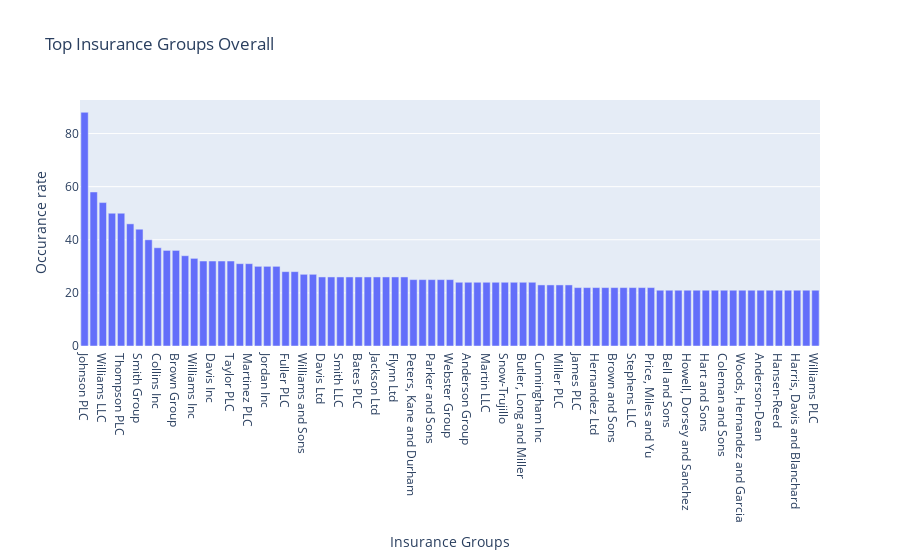

Notebook cell for this chart:
### Code cell
df = pd.read_csv('Professional_output_ex.csv')
top_groups = dict(df['GroupName'].value_counts())
top_groups = {k: v for k, v in top_groups.items() if v > 20}
px.bar(pd.DataFrame(top_groups, index=["key"]).T, y="key",  title='Top Insurance Groups Overall', labels=dict(index="Insurance Groups", key="Occurance rate"))

### Figure 1 — Plotly figure (JSON) as saved in the notebook; plotly's stock layout.template omitted (floating-point values rounded to 4 significant figures)
{"data": [{"alignmentgroup": "True", "hovertemplate": "Insurance Groups=%{x}<br>Occurance rate=%{y}<extra></extra>", "legendgroup": "", "marker": {"color": "#636efa", "pattern": {"shape": ""}}, "name": "", "offsetgroup": "", "orientation": "v", "showlegend": false, "textposition": "auto", "type": "bar", "x": ["Johnson PLC", "Smith PLC", "Williams LLC", "Jones PLC", "Thompson PLC", "Williams Ltd", "Smith Group", "Smith Ltd", "Collins Inc", "Brown Ltd", "Brown Group", "Peterson Ltd", "Williams Inc", "Jones Inc", "Davis Inc", "Silva-Curtis", "Taylor PLC", "Lee Ltd", "Martinez PLC", "Gilbert LLC", "Jordan Inc", "Jones Group", "Fuller PLC", "Wilson LLC", "Williams and Sons", "Garcia PLC", "Davis Ltd", "Smith Inc", "Smith LLC", "Ferguson-Morales", "Bates PLC", "Roberts PLC", "Jackson Ltd", "Johnson and Sons", "Flynn Ltd", "Smith and Sons", "Peters, Kane and Durham", "Wilson Inc", "Parker and Sons", "Walton PLC", "Webster Group", "Allen and Sons", "Anderson Group", "King Ltd", "Martin LLC", "Murphy Inc", "Snow-Trujillo", "Myers LLC", "Butler, Long and Miller", "Medina PLC", "Cunningham Inc", "Johnson Inc", "Miller PLC", "Armstrong PLC", "James PLC", "Jackson PLC", "Hernandez Ltd", "Foster-Burgess", "Brown and Sons", "Sullivan and Sons", "Stephens LLC", "Robinson Ltd", "Price, Miles and Yu", "Welch Inc", "Bell and Sons", "Howard-Kelly", "Howell, Dorsey and Sanchez", "Perez-Hernandez", "Hart and Sons", "Nguyen PLC", "Coleman and Sons", "Richards PLC", "Woods, Hernandez and Garcia", "Richardson Ltd", "Anderson-Dean", "Khan Group", "Hansen-Reed", "Howard-Cox", "Harris, Davis and Blanchard", "Evans and Sons", "Williams PLC"], "xaxis": "x", "y": [88, 58, 54, 50, 50, 46, 44, 40, 37, 36, 36, 34, 33, 32, 32, 32, 32, 31, 31, 30, 30, 30, 28, 28, 27, 27, 26, 26, 26, 26, 26, 26, 26, 26, 26, 26, 25, 25, 25, 25, 25, 24, 24, 24, 24, 24, 24, 24, 24, 24, 23, 23, 23, 23, 22, 22, 22, 22, 22, 22, 22, 22, 22, 21, 21, 21, 21, 21, 21, 21, 21, 21, 21, 21, 21, 21, 21, 21, 21, 21, 21], "yaxis": "y"}], "layout": {"barmode": "relative", "legend": {"tracegroupgap": 0}, "title": {"text": "Top Insurance Groups Overall"}, "xaxis": {"anchor": "y", "domain": [0, 1], "title": {"text": "Insurance Groups"}}, "yaxis": {"anchor": "x", "domain": [0, 1], "title": {"text": "Occurance rate"}}}}
